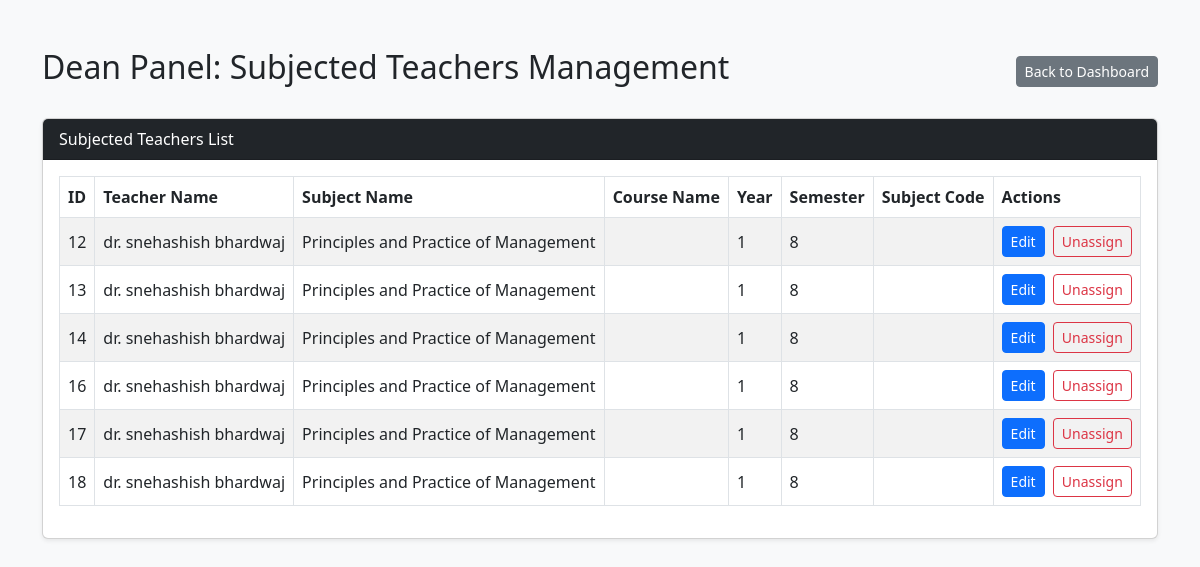
The page /dean/dean_subjected_teachers.php on the database as committed earlier.
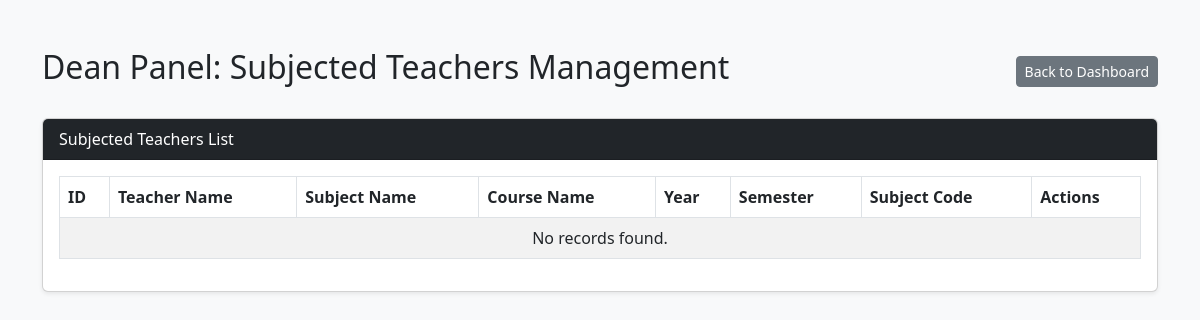
The same page on the database as committed later.
### tables this page shows
CREATE TABLE `subjected_teacher` (
  `id` int(11) NOT NULL,
  `teacher_id` int(11) NOT NULL,
  `sub_id` int(11) NOT NULL,
  `teacher_name` varchar(255) NOT NULL,
  `subject_name` varchar(255) NOT NULL,
  `course_name` varchar(255) NOT NULL,
  `year` int(11) NOT NULL,
  `semester` int(11) NOT NULL,
  `subject_code` varchar(66) NOT NULL
);

### dean/dean_subjected_teachers.php (the view, shortened to what this page needs)
<?php
include '../db_connect.php';
$teachers_list = [];
try {
    $teachersResult = $conn->query("SELECT * FROM subjected_teacher");
    if ($teachersResult) {
        while ($row = $teachersResult->fetch_assoc()) {
            $teachers_list[] = $row;
        }
    }
} catch (mysqli_sql_exception $e) {
    $error_message = "Database Error: " . $e->getMessage();
} catch (Exception $e) {
    $error_message = "General Error: " . $e->getMessage();
}
?>
<!DOCTYPE html>
<html lang="en">
<head>
    <link href="https://cdn.jsdelivr.net/npm/bootstrap@5.3.0/dist/css/bootstrap.min.css" rel="stylesheet">
</head>
<body class="bg-light">
<div class="container my-5">
    <div class="d-flex justify-content-between align-items-center mb-4">
        <h2>Dean Panel: Subjected Teachers Management</h2>
        <a href="dean_dashboard.php" class="btn btn-secondary btn-sm">Back to Dashboard</a>
    </div>
    <div class="card shadow-sm">
        <div class="card-header bg-dark text-white">Subjected Teachers List</div>
        <div class="card-body">
            <div class="table-responsive">
                <table class="table table-bordered table-striped align-middle">
                    <thead>
                        <tr>
                            <th>ID</th>
                            <th>Teacher Name</th>
                            <th>Subject Name</th>
                            <th>Course Name</th>
                            <th>Year</th>
                            <th>Semester</th>
                            <th>Subject Code</th>
                            <th>Actions</th>
                        </tr>
                    </thead>
                    <tbody>
                        <?php if (count($teachers_list) > 0): ?>
                            <?php foreach ($teachers_list as $row): ?>
                                <tr>
                                    <td><?= htmlspecialchars($row['id']) ?></td>
                                    <td><?= htmlspecialchars($row['teacher_name']) ?></td>
                                    <td><?= htmlspecialchars($row['subject_name']) ?></td>
                                    <td><?= htmlspecialchars($row['course_name']) ?></td>
                                    <td><?= htmlspecialchars($row['year']) ?></td>
                                    <td><?= htmlspecialchars($row['semester']) ?></td>
                                    <td><?= htmlspecialchars($row['subject_code']) ?></td>
                                    <td>
                                        <a href="dean_subjected_teachers.php?edit_id=<?= $row['id'] ?>" class="btn btn-sm btn-primary">Edit</a>
                                        <a href="dean_subjected_teachers.php?delete_id=<?= $row['id'] ?>" class="btn btn-sm btn-outline-danger ms-1" onclick="return confirm('Are you sure you want to unassign this subject from the teacher for the next session?');">Unassign</a>
                                    </td>
                                </tr>
                            <?php endforeach; ?>
                        <?php else: ?>
                            <tr>
                                <td colspan="8" class="text-center">No records found.</td>
                            </tr>
                        <?php endif; ?>
                    </tbody>
                </table>
            </div>
        </div>
    </div>
</div>
</body>
</html>

Rows that differ between the two databases and show on the page:
removed subjected_teacher: id "12", teacher_name "dr. snehashish bhardwaj", subject_name "Principles and Practice of Management", year "1", semester "8"
removed subjected_teacher: id "13", teacher_name "dr. snehashish bhardwaj", subject_name "Principles and Practice of Management", year "1", semester "8"
removed subjected_teacher: id "14", teacher_name "dr. snehashish bhardwaj", subject_name "Principles and Practice of Management", year "1", semester "8"
removed subjected_teacher: id "16", teacher_name "dr. snehashish bhardwaj", subject_name "Principles and Practice of Management", year "1", semester "8"
removed subjected_teacher: id "17", teacher_name "dr. snehashish bhardwaj", subject_name "Principles and Practice of Management", year "1", semester "8"
removed subjected_teacher: id "18", teacher_name "dr. snehashish bhardwaj", subject_name "Principles and Practice of Management", year "1", semester "8"
Other text that changed with them:
text now shown: "No records found."
